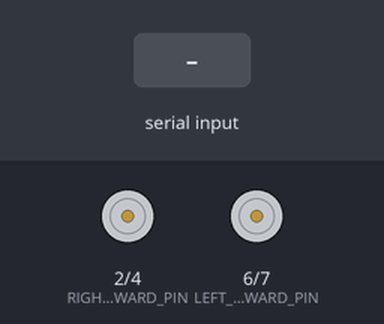
This sketch was run on a simulated Arduino Uno, built with avr-gcc and run on an emulated ATmega328P. On the bench: motor-driver pin pairs drawn as motors (green arrow = first pin HIGH = forward, orange = second pin HIGH = backward, longer = more drive, scaled by the enable pin). The test bench sets the inputs (shaded band).

Above: at 1.2 s.
1.3 s: "F" received over Serial
At 2.1 s:
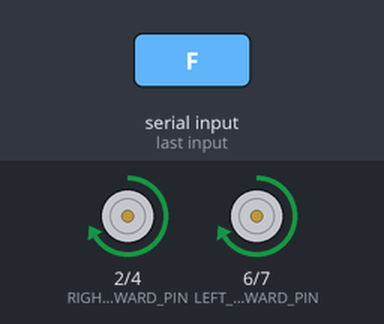
2.8 s: "B" received over Serial
At 3.4 s:
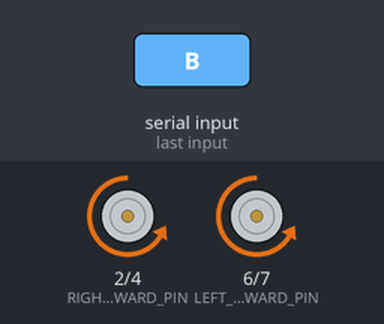
4.3 s: "R" received over Serial
At 4.6 s:
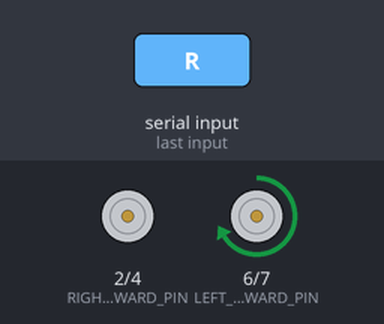
5.8 s: "L" received over Serial
At 7.1 s:
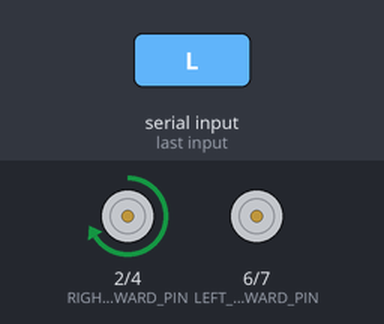
Timing chart, 0 to 8.3 s (numbered marks = the images above; inputs shaded):
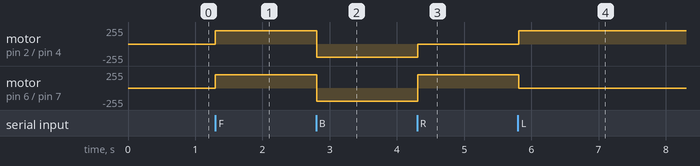

Measured:
- after the input at 1.3 s, motor on pin 2 (RIGHT_DC_MOTOR_FORWARD_PIN) / pin 4 (RIGHT_DC_MOTOR_BACKWARD_PIN), motor on pin 6 (LEFT_DC_MOTOR_FORWARD_PIN) / pin 7 (LEFT_DC_MOTOR_BACKWARD_PIN): stopped → forward 200/255 at once
- after the input at 2.8 s, motor on pin 2 (RIGHT_DC_MOTOR_FORWARD_PIN) / pin 4 (RIGHT_DC_MOTOR_BACKWARD_PIN), motor on pin 6 (LEFT_DC_MOTOR_FORWARD_PIN) / pin 7 (LEFT_DC_MOTOR_BACKWARD_PIN): forward 200/255 → backward 200/255 at once
- after the input at 4.3 s, motor on pin 2 (RIGHT_DC_MOTOR_FORWARD_PIN) / pin 4 (RIGHT_DC_MOTOR_BACKWARD_PIN): backward 200/255 → stopped at once; motor on pin 6 (LEFT_DC_MOTOR_FORWARD_PIN) / pin 7 (LEFT_DC_MOTOR_BACKWARD_PIN): backward 200/255 → forward 200/255 at once
- after the input at 5.8 s, motor on pin 2 (RIGHT_DC_MOTOR_FORWARD_PIN) / pin 4 (RIGHT_DC_MOTOR_BACKWARD_PIN): stopped → forward 200/255 at once; motor on pin 6 (LEFT_DC_MOTOR_FORWARD_PIN) / pin 7 (LEFT_DC_MOTOR_BACKWARD_PIN): forward 200/255 → stopped at once

The sketch:

RcCar_Robot.ino
```cpp
/*******************************************************************************
* Title                 :   RC_Car_Mobile
* Filename              :   RcCar.ino
* Author                :   Mohamed Hafez
* Origin Date           :   11/01/2022
* Version               :   1.0.0
* Compiler              :   TODO: COMPILER GOES HERE
* Target                :   arduino uno
* Notes                 :   None
*
*****************************************************************************/
/*************** SOURCE REVISION LOG *****************************************
*
*    Date    Version   Author          Description
*  11/01/22   1.0.0   Mohamed Hafez   Initial Release.
*
*******************************************************************************/
/** @file RC_Car_Mobile.ino
 *  @brief This is the source file to control a robot using bluetooth.
 */
/******************************************************************************
* Includes
*******************************************************************************/

/******************************************************************************
* Module Preprocessor Constants
*******************************************************************************/
#define BLUETOOTH_TX_PIN               0    // TX pin of bluetooth module conected to RX pin of arduino
#define BLUETOOTH_RX_PIN               1    // RX pin of bluetooth module conected to TX pin of arduino


#define RIGHT_DC_MOTOR_SPEED_PIN       3    // Right dc motor speed
#define RIGHT_DC_MOTOR_FORWARD_PIN     2    // Right dc motor forward
#define RIGHT_DC_MOTOR_BACKWARD_PIN    4    // Right dc motor backword
#define LEFT_DC_MOTOR_SPEED_PIN        5    // Left  dc motor speed
#define LEFT_DC_MOTOR_FORWARD_PIN      6    // Left  dc motor forward
#define LEFT_DC_MOTOR_BACKWARD_PIN     7    // Left  dc motor backward

#define TIME_DELAY_FOR_MOTORS          20   // Delay for motors to move
#define MOTOR_SPEED                    200  // Motor speed
#define MOTOR_SPEED_FOR_STOP           0    // Motor speed for stop
#define TIME_DELAY_FOR_DATA            10
#define DEFAULT_BAUDRATE               9600 // Default baudrate
#define DEFAULT_SPEED                  255
#define NO_DATA                        '\0'
/******************************************************************************
* Module Preprocessor Macros
*******************************************************************************/

/******************************************************************************
* Module Typedefs
*******************************************************************************/

/******************************************************************************
* Module Variable and Objects Definitions
*******************************************************************************/

/***************************Variables Definition******************************/
char Global_BluetoothData;               //data from bluetooth

/******************************************************************************
* Function Prototypes
*******************************************************************************/
void Robot_InitializeDcMotors(void);
void Robot_SetDcMotorsSpeed(void);
void Robot_SetRobotMotions(void);
void Robot_MoveRobotForward(void);
void Robot_MoveRobotBackward(void);
void Robot_MoveRobotRight(void);
void Robot_MoveRobotLeft(void);
void Robot_StopRobot(void);
/******************************************************************************
* Function Definitions
*******************************************************************************/

void setup()
{
  // Initialize bluetooth data variable
  Global_BluetoothData = NO_DATA;
  // Attach dc motors to control pins
  Robot_InitializeDcMotors();
  // Initialize baudrate
  Serial.begin(DEFAULT_BAUDRATE);
  // Wait time for bluetooth data
  delay(TIME_DELAY_FOR_DATA);
}
void loop()
{
  if (Serial.available() > 0)
  {
    Global_BluetoothData = Serial.read();
  }
  // Robot motiion
  Robot_SetRobotMotions();
}
/*****************************************Auxlariy functions**********************************/
void Robot_InitializeDcMotors(void)
{
  for(int Local_PinsCounter = RIGHT_DC_MOTOR_FORWARD_PIN;Local_PinsCounter <= LEFT_DC_MOTOR_BACKWARD_PIN;Local_PinsCounter++)
  {
    pinMode(Local_PinsCounter, OUTPUT);
  }
}

void Robot_SetRobotMotions(void)
{
  if(Global_BluetoothData == 'F')
  {
    Robot_MoveRobotForward();
  }
  else if(Global_BluetoothData == 'B')
  {
    Robot_MoveRobotBackward();
  }
  else if(Global_BluetoothData == 'R')
  {
    Robot_MoveRobotRight();
  }
  else if(Global_BluetoothData == 'L')
  {
    Robot_MoveRobotLeft();
  }
  else if(Global_BluetoothData == 'S')
  {
    Robot_StopRobot();
  }
}

void Robot_MoveRobotForward(void)
{
  digitalWrite(RIGHT_DC_MOTOR_FORWARD_PIN, HIGH);
  digitalWrite(RIGHT_DC_MOTOR_BACKWARD_PIN,LOW);
  digitalWrite(LEFT_DC_MOTOR_FORWARD_PIN, HIGH);
  digitalWrite(LEFT_DC_MOTOR_BACKWARD_PIN, LOW);
  analogWrite(RIGHT_DC_MOTOR_SPEED_PIN, MOTOR_SPEED);
  analogWrite(LEFT_DC_MOTOR_SPEED_PIN,  MOTOR_SPEED);
  delay(TIME_DELAY_FOR_MOTORS);
}

void Robot_MoveRobotBackward(void)
{
  digitalWrite(RIGHT_DC_MOTOR_FORWARD_PIN, LOW);
  digitalWrite(RIGHT_DC_MOTOR_BACKWARD_PIN, HIGH);
  digitalWrite(LEFT_DC_MOTOR_FORWARD_PIN, LOW);
  digitalWrite(LEFT_DC_MOTOR_BACKWARD_PIN, HIGH);
  analogWrite(RIGHT_DC_MOTOR_SPEED_PIN, MOTOR_SPEED);
  analogWrite(LEFT_DC_MOTOR_SPEED_PIN,  MOTOR_SPEED);
  delay(TIME_DELAY_FOR_MOTORS);
}

void Robot_MoveRobotRight(void)
{
  digitalWrite(RIGHT_DC_MOTOR_FORWARD_PIN, LOW);
  digitalWrite(RIGHT_DC_MOTOR_BACKWARD_PIN, LOW);
  digitalWrite(LEFT_DC_MOTOR_FORWARD_PIN, HIGH);
  digitalWrite(LEFT_DC_MOTOR_BACKWARD_PIN, LOW);
  analogWrite(RIGHT_DC_MOTOR_SPEED_PIN, MOTOR_SPEED_FOR_STOP);
  analogWrite(LEFT_DC_MOTOR_SPEED_PIN,  MOTOR_SPEED);
  delay(TIME_DELAY_FOR_MOTORS);
}

void Robot_MoveRobotLeft(void)
{
  digitalWrite(RIGHT_DC_MOTOR_FORWARD_PIN, HIGH);
  digitalWrite(RIGHT_DC_MOTOR_BACKWARD_PIN, LOW);
  digitalWrite(LEFT_DC_MOTOR_FORWARD_PIN, LOW);
  digitalWrite(LEFT_DC_MOTOR_BACKWARD_PIN, LOW);
  analogWrite(RIGHT_DC_MOTOR_SPEED_PIN, MOTOR_SPEED);
  analogWrite(LEFT_DC_MOTOR_SPEED_PIN,  MOTOR_SPEED_FOR_STOP);
  delay(TIME_DELAY_FOR_MOTORS);
}

void Robot_StopRobot(void)
{
  digitalWrite(RIGHT_DC_MOTOR_FORWARD_PIN, LOW);
  digitalWrite(RIGHT_DC_MOTOR_BACKWARD_PIN, LOW);
  digitalWrite(LEFT_DC_MOTOR_FORWARD_PIN, LOW);
  digitalWrite(LEFT_DC_MOTOR_BACKWARD_PIN, LOW);
  analogWrite(RIGHT_DC_MOTOR_SPEED_PIN, MOTOR_SPEED_FOR_STOP);
  analogWrite(LEFT_DC_MOTOR_SPEED_PIN, MOTOR_SPEED_FOR_STOP);
}
```
